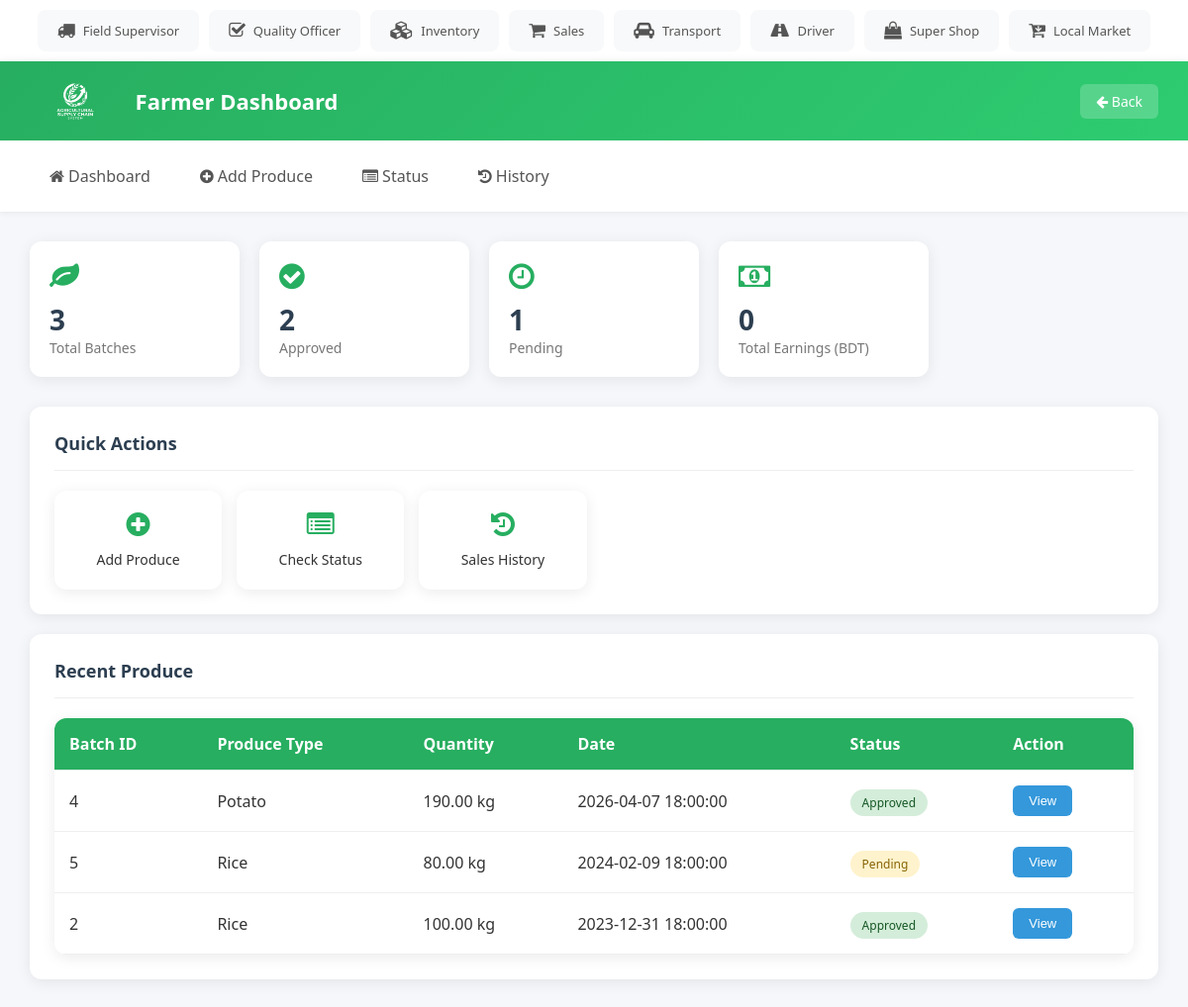
The page /farmer/dashboard.php on the database its author committed.
### tables this page shows
CREATE TABLE `Batches` (
  `batch_id` int(11) NOT NULL,
  `batch_number` varchar(50) NOT NULL,
  `product_id` int(11) DEFAULT NULL,
  `farmer_id` int(11) DEFAULT NULL,
  `supervisor_id` int(11) DEFAULT NULL,
  `quantity` decimal(10,2) DEFAULT NULL,
  `unit` varchar(20) DEFAULT NULL,
  `purchase_date` timestamp NOT NULL DEFAULT current_timestamp()
);

CREATE TABLE `Products` (
  `product_id` int(11) NOT NULL,
  `product_name` varchar(100) NOT NULL,
  `category` varchar(50) DEFAULT NULL
);

CREATE TABLE `Quality_Checks` (
  `check_id` int(11) NOT NULL,
  `batch_id` int(11) DEFAULT NULL,
  `officer_id` int(11) DEFAULT NULL,
  `quality_tag` varchar(50) DEFAULT NULL,
  `comments` text DEFAULT NULL,
  `check_date` timestamp NOT NULL DEFAULT current_timestamp()
);

### farmer/dashboard.php (the view, shortened to what this page needs)
<!DOCTYPE html>
<html lang="en">
  <head>
    <link rel="stylesheet" href="../style.css" />
    <link
      rel="stylesheet"
      href="https://cdnjs.cloudflare.com/ajax/libs/font-awesome/4.7.0/css/font-awesome.min.css"
    />
  </head>
  <body>
    <?php
    include "../db.php";
    $farmer_id = 1;
    $sql_total = "SELECT COUNT(*) as total FROM Batches WHERE farmer_id=$farmer_id";
    $result_total = $conn->query($sql_total);
    $total_batches = $result_total->fetch_assoc()['total'];
    $sql_approved = "SELECT COUNT(*) as approved FROM Batches b JOIN Quality_Checks q ON b.batch_id = q.batch_id WHERE b.farmer_id=$farmer_id AND q.quality_tag = 'Approved'";
    $result_approved = $conn->query($sql_approved);
    $approved = $result_approved->fetch_assoc()['approved'];
    $sql_pending = "SELECT COUNT(*) as pending FROM Batches b LEFT JOIN Quality_Checks q ON b.batch_id = q.batch_id WHERE b.farmer_id=$farmer_id AND q.quality_tag IS NULL";
    $result_pending = $conn->query($sql_pending);
    $pending = $result_pending->fetch_assoc()['pending'];
    $total_earnings = 0;
    ?>
    <main>
      <div class="stats-grid">
        <div class="stat-card">
          <i class="fa fa-leaf"></i>
          <div class="value"><?php echo $total_batches; ?></div>
          <div class="label">Total Batches</div>
        </div>
        <div class="stat-card">
          <i class="fa fa-check-circle"></i>
          <div class="value"><?php echo $approved; ?></div>
          <div class="label">Approved</div>
        </div>
        <div class="stat-card">
          <i class="fa fa-clock-o"></i>
          <div class="value"><?php echo $pending; ?></div>
          <div class="label">Pending</div>
        </div>
        <div class="stat-card">
          <i class="fa fa-money"></i>
          <div class="value"><?php echo $total_earnings; ?></div>
          <div class="label">Total Earnings (BDT)</div>
        </div>
      </div>
      <div class="card">
        <div class="card-header">
          <span class="card-title">Quick Actions</span>
        </div>
        <div class="quick-actions">
          <a href="produce.php" class="action-btn">
            <i class="fa fa-plus-circle"></i>
            <span>Add Produce</span>
          </a>
          <a href="status.php" class="action-btn">
            <i class="fa fa-list-alt"></i>
            <span>Check Status</span>
          </a>
          <a href="history.php" class="action-btn">
            <i class="fa fa-history"></i>
            <span>Sales History</span>
          </a>
        </div>
      </div>
      <div class="card">
        <div class="card-header">
          <span class="card-title">Recent Produce</span>
        </div>
        <table>
          <tr>
            <th>Batch ID</th>
            <th>Produce Type</th>
            <th>Quantity</th>
            <th>Date</th>
            <th>Status</th>
            <th>Action</th>
          </tr>
          <?php
          $sql = "SELECT b.batch_id, p.product_name, b.quantity, b.unit, b.purchase_date, q.quality_tag FROM Batches b JOIN Products p ON b.product_id = p.product_id LEFT JOIN Quality_Checks q ON b.batch_id = q.batch_id WHERE b.farmer_id=$farmer_id ORDER BY b.purchase_date DESC LIMIT 10";
          $result = $conn->query($sql);
          if ($result->num_rows > 0) {
            while ($row = $result->fetch_assoc()) {
              $status = $row['quality_tag'] ? 'Approved' : 'Pending';
              $status_class = $status == 'Approved' ? 'completed' : 'pending';
          ?>
          <tr>
            <td><?php echo $row['batch_id']; ?></td>
            <td><?php echo $row['product_name']; ?></td>
            <td><?php echo $row['quantity'] . ' ' . $row['unit']; ?></td>
            <td><?php echo $row['purchase_date']; ?></td>
            <td><span class="status <?php echo $status_class; ?>"><?php echo $status; ?></span></td>
            <td>
              <button class="btn btn-info" onclick="viewDetails('<?php echo $row['batch_id']; ?>', '<?php echo $row['product_name']; ?>', '<?php echo $row['quantity'] . ' ' . $row['unit']; ?>', '<?php echo $row['purchase_date']; ?>', '<?php echo $status; ?>', 'N/A')">
                View
              </button>
            </td>
          </tr>
          <?php
            }
          } else {
            echo "<tr><td colspan='6'>No batches found.</td></tr>";
          }
          ?>
        </table>
      </div>
    </main>
  </body>
</html>

### style.css (style rules this page uses)
* { box-sizing: border-box; }
body { margin: 0; font-family: 'Segoe UI', Tahoma, Geneva, Verdana, sans-serif; background: #f5f7fa; color: #333; }
.topbar { background: white; padding: 10px 20px; display: flex; justify-content: center; box-shadow: 0 2px 10px rgba(0,0,0,0.08); overflow-x: auto; }
.topbar-users { display: flex; gap: 10px; flex-wrap: nowrap; }
.topbar-user { display: flex; align-items: center; gap: 8px; padding: 10px 18px; background: #f8f9fa; border-radius: 8px; text-decoration: none; color: #555; font-size: 13px; font-weight: 500; white-space: nowrap; transition: all 0.3s; border: 2px solid transparent; }
.topbar-user i { font-size: 18px; }
header { background: linear-gradient(135deg, #27ae60, #2ecc71); color: white; padding: 15px 30px; display: flex; align-items: center; justify-content: space-between; box-shadow: 0 2px 10px rgba(0,0,0,0.1); }
header .header-left { display: flex; align-items: center; gap: 15px; }
header .logo { height: 50px; border-radius: 8px; }
header .title { font-size: 22px; font-weight: 600; }
header .back-btn { background: rgba(255,255,255,0.2); color: white; padding: 8px 16px; border-radius: 6px; text-decoration: none; font-size: 14px; transition: background 0.3s; }
nav { background: white; display: flex; gap: 10px; padding: 15px 30px; box-shadow: 0 2px 5px rgba(0,0,0,0.05); }
nav a { color: #555; padding: 10px 20px; text-decoration: none; font-weight: 500; border-radius: 6px; transition: all 0.3s ease; }
main { padding: 30px; }
.card { background: white; border-radius: 12px; padding: 25px; box-shadow: 0 3px 15px rgba(0,0,0,0.08); margin-bottom: 20px; }
.card-header { display: flex; justify-content: space-between; align-items: center; margin-bottom: 20px; padding-bottom: 15px; border-bottom: 1px solid #eee; }
.card-title { font-size: 18px; font-weight: 600; color: #2c3e50; }
table { width: 100%; border-collapse: collapse; background: white; border-radius: 12px; overflow: hidden; box-shadow: 0 3px 15px rgba(0,0,0,0.08); }
th, td { padding: 15px; text-align: left; border-bottom: 1px solid #eee; }
th { background: #27ae60; color: white; font-weight: 600; }
.status { padding: 5px 12px; border-radius: 20px; font-size: 12px; font-weight: 500; }
.status.pending { background: #fff3cd; color: #856404; }
.status.completed { background: #d4edda; color: #155724; }
.stats-grid { display: grid; grid-template-columns: repeat(auto-fill, minmax(200px, 1fr)); gap: 20px; margin-bottom: 30px; }
.stat-card { background: white; padding: 20px; border-radius: 12px; box-shadow: 0 3px 15px rgba(0,0,0,0.08); }
.stat-card i { font-size: 30px; color: #27ae60; margin-bottom: 10px; }
.stat-card .value { font-size: 28px; font-weight: 700; color: #2c3e50; }
.stat-card .label { font-size: 14px; color: #777; }
.btn { padding: 8px 16px; border: none; border-radius: 6px; font-size: 13px; font-weight: 500; cursor: pointer; transition: all 0.3s; text-decoration: none; display: inline-block; }
.btn-info { background: #3498db; color: white; }
.quick-actions { display: grid; grid-template-columns: repeat(auto-fill, minmax(150px, 1fr)); gap: 15px; }
.action-btn { background: white; padding: 20px; border-radius: 12px; text-align: center; text-decoration: none; color: #333; box-shadow: 0 3px 15px rgba(0,0,0,0.08); transition: all 0.3s; }
.action-btn i { font-size: 28px; color: #27ae60; margin-bottom: 10px; display: block; }
.action-btn span { font-size: 14px; font-weight: 500; }

### rows shown on the page
batches: batch_id "4", product.product_name "Potato", quantity "190.00", unit "kg", purchase_date "2026-04-07 18:00:00", quality_checks.quality_tag "Approved"
batches: batch_id "5", product.product_name "Rice", quantity "80.00", unit "kg", purchase_date "2024-02-09 18:00:00", status "Pending"
batches: batch_id "2", product.product_name "Rice", quantity "100.00", unit "kg", purchase_date "2023-12-31 18:00:00", quality_checks.quality_tag "Approved"

### other values the page prints
$total_batches "3"
$approved "2"
$pending "1"
$total_earnings "0"
